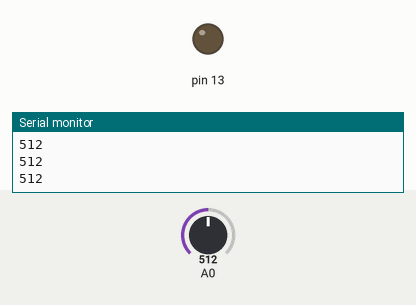
A sketch run on a simulated Arduino Uno, built with avr-gcc and run on an emulated ATmega328P. On the bench: output pins drawn as LEDs (lit = HIGH), the last lines printed to the serial monitor. Inputs (shaded band) come from the test bench; at power-on: A0 = 512.

Above: at 1.2 s.
1.3 s: A0 set to 1005
2.8 s: A0 set to 1023
At 3.8 s:
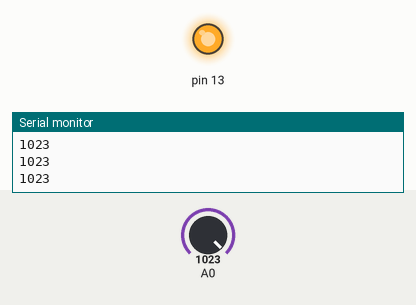
4.3 s: A0 set to 900
At 4.8 s:
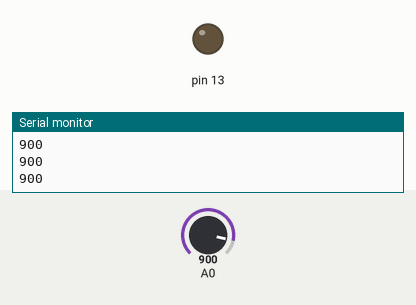
Timing chart, 0 to 7.3 s (numbered marks = the images above; inputs shaded):
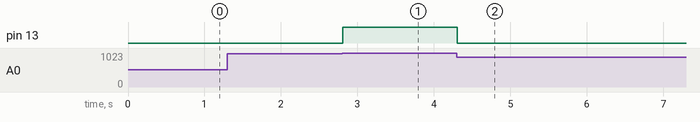

Measured:
- the behaviour switches between 1022 and 1023 on A0 (found by bisection; images 0 and 1)
- after the input at 2.8 s, pin 13: LOW → HIGH at once
- after the input at 4.3 s, pin 13: HIGH → LOW at once

The sketch:

NUI_013_button.ino
```cpp
int sensor = 0;
int location = 0;

void setup() {
  Serial.begin(9600);
  pinMode(sensor, INPUT);
  pinMode(13, OUTPUT);

}

void loop() {
  sensor = analogRead(A0);
  Serial.println(sensor);

  if (sensor == 1023) {
    location = 0;
    digitalWrite(13, HIGH);
  } else {
    digitalWrite(13, LOW);
  }

}
```
